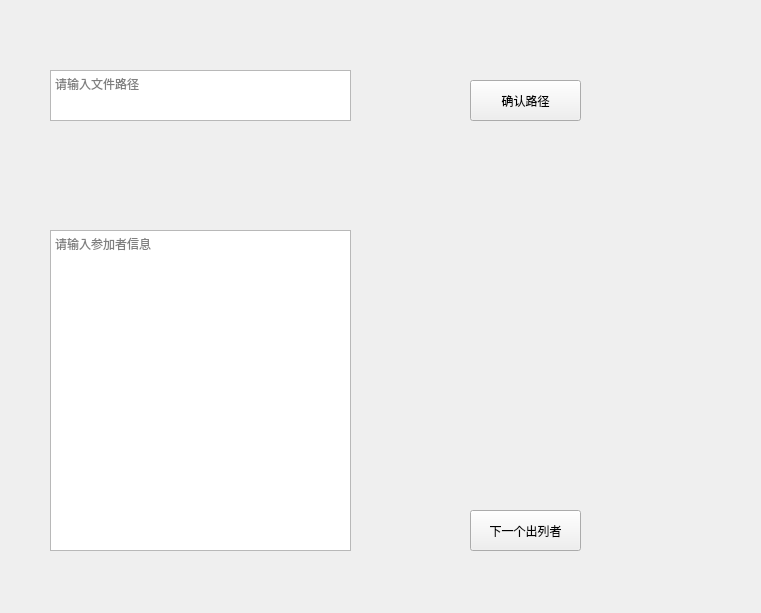
<?xml version="1.0" encoding="UTF-8"?>
<ui version="4.0">
 <class>Form</class>
 <widget class="QWidget" name="Form">
  <property name="geometry">
   <rect>
    <x>0</x>
    <y>0</y>
    <width>761</width>
    <height>613</height>
   </rect>
  </property>
  <property name="windowTitle">
   <string>Form</string>
  </property>
  <widget class="QPushButton" name="input_path_button">
   <property name="geometry">
    <rect>
     <x>470</x>
     <y>80</y>
     <width>111</width>
     <height>41</height>
    </rect>
   </property>
   <property name="text">
    <string>确认路径</string>
   </property>
  </widget>
  <widget class="QPlainTextEdit" name="path_text">
   <property name="geometry">
    <rect>
     <x>50</x>
     <y>70</y>
     <width>301</width>
     <height>51</height>
    </rect>
   </property>
   <property name="placeholderText">
    <string>请输入文件路径</string>
   </property>
  </widget>
  <widget class="QPushButton" name="input_poeple_button">
   <property name="geometry">
    <rect>
     <x>470</x>
     <y>510</y>
     <width>111</width>
     <height>41</height>
    </rect>
   </property>
   <property name="text">
    <string>下一个出列者</string>
   </property>
  </widget>
  <widget class="QPlainTextEdit" name="people_text">
   <property name="geometry">
    <rect>
     <x>50</x>
     <y>230</y>
     <width>301</width>
     <height>321</height>
    </rect>
   </property>
   <property name="placeholderText">
    <string>请输入参加者信息</string>
   </property>
  </widget>
 </widget>
 <resources/>
 <connections/>
</ui>
